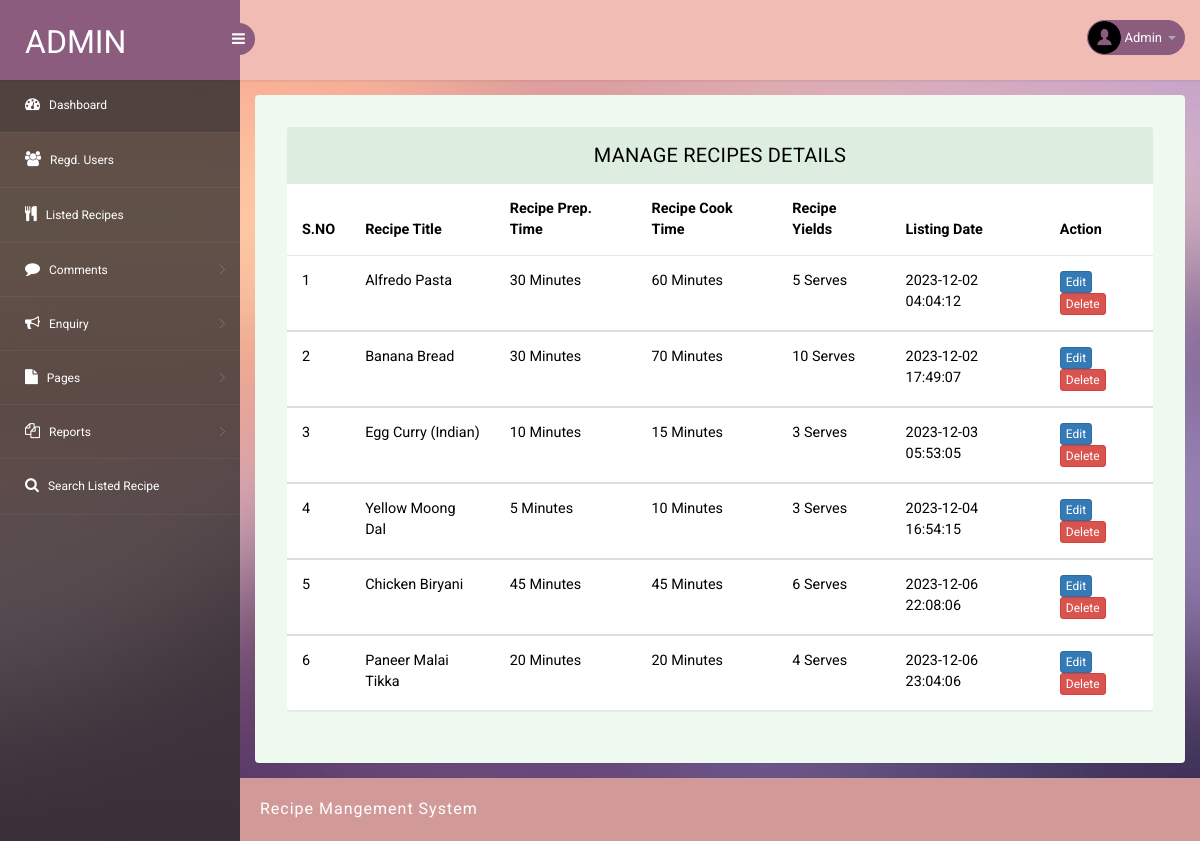
/admin/listed-recipes.php (signed in), run on the app's committed database.
### tables this page shows
CREATE TABLE `tblrecipes` (
  `id` int(11) NOT NULL,
  `userId` int(11) DEFAULT NULL,
  `recipeTitle` varchar(255) DEFAULT NULL,
  `recipePrepTime` int(11) DEFAULT NULL,
  `recipeCookTime` int(11) DEFAULT NULL,
  `recipeYields` int(11) DEFAULT NULL,
  `recipeIngredients` mediumtext DEFAULT NULL,
  `recipeDescription` mediumtext DEFAULT NULL,
  `recipePicture` varchar(255) DEFAULT NULL,
  `postingDate` timestamp NULL DEFAULT current_timestamp()
);

### admin/listed-recipes.php (the view, shortened to what this page needs)
<?php   session_start();
include('../includes/dbconnection.php');
if (strlen($_SESSION['frsaid']==0)) {
  header('location:logout.php');
  } else{
?>
<!DOCTYPE html>
<head>
<link rel="stylesheet" href="css/bootstrap.min.css" >
<link href="css/style.css" rel='stylesheet' type='text/css' />
<link href="css/style-responsive.css" rel="stylesheet"/>
<link rel="stylesheet" href="css/font.css" type="text/css"/>
<link href="css/font-awesome.css" rel="stylesheet">
</head>
<body>
<section id="container">
<?php include_once('includes/header.php');?>
<?php include_once('includes/sidebar.php');?>
<section id="main-content">
	<section class="wrapper">
		<div class="table-agile-info">
 <div class="panel panel-default">
    <div class="panel-heading">
    Manage Recipes Details
    </div>
    <div>
      <table class="table" ui-jq="footable" ui-options='{
        "paging": {
          "enabled": true
        },
        "filtering": {
          "enabled": true
        },
        "sorting": {
          "enabled": true
        }}'>
        <thead>
          <tr>
            <th data-breakpoints="xs">S.NO</th>
            <th>Recipe Title</th>
            <th>Recipe Prep. Time</th>
            <th>Recipe Cook Time</th>
            <th>Recipe Yields</th>
            <th>Listing Date</th>
            <th data-breakpoints="xs">Action</th>
          </tr>
        </thead>
        <?php
$ret=mysqli_query($con,"select * from  tblrecipes");
$cnt=1;
while ($row=mysqli_fetch_array($ret)) {
?>
        <tbody>
          <tr data-expanded="true">
            <td><?php echo $cnt;?></td>
            <td><?php  echo $row['recipeTitle'];?></td>
            <td><?php  echo $row['recipePrepTime'];?> Minutes</td>
              <td><?php  echo $row['recipeCookTime'];?> Minutes</td>
              <td><?php  echo $row['recipeYields'];?> Serves</td>
                  <td><?php  echo $row['postingDate'];?></td>
                  <td><a href="edit-recipe.php?recipeid=<?php echo $row['id'];?>" class="btn btn-primary btn-xs">Edit</a>
                    <a href="manage-food-details.php?action=delete&&bsid=<?php echo $row['ID']; ?>"  title="Delete this record" onclick="return confirm('Do you really want to delete this record?');" class="btn btn-danger btn-xs">Delete </a>
                </tr>
                <?php
$cnt=$cnt+1;
}?>
 </tbody>
            </table>
    </div>
  </div>
</div>
</section>
		 <?php include_once('includes/footer.php');?>
</section>
</section>
</body>
</html>
<?php }  ?>

### admin/includes/header.php (shortened to what this page needs)
<?php
include('includes/dbconnection.php');
?>
<header class="header fixed-top clearfix">
<div class="brand">
    <a href="dashboard.php" class="logo">
        Admin
    </a>
    <div class="sidebar-toggle-box">
        <div class="fa fa-bars"></div>
    </div>
</div>
<div class="top-nav clearfix">
    <ul class="nav pull-right top-menu">
        <li class="dropdown">
            <a data-toggle="dropdown" class="dropdown-toggle" href="#">
                <?php
$adid=$_SESSION['frsaid'];
$ret=mysqli_query($con,"select AdminName from tbladmin where ID='$adid'");
$row=mysqli_fetch_array($ret);
$name=$row['AdminName'];
?>
                <img alt="" src="images/2.png">
                <span class="username"><?php echo $name; ?></span>
                <b class="caret"></b>
            </a>
        </li>
    </ul>
</div>
</header>

### admin/css/style.css (style rules this page uses)
ul, ol { margin: 0; }
html, body { font-family: 'Roboto', sans-serif; font-size: 100%; overflow-x: hidden; background: url(../images/bg.jpg) no-repeat 0px 0px; background-size:cover; }
body a { transition: 0.5s all ease; -webkit-transition: 0.5s all ease; -moz-transition: 0.5s all ease; -o-transition: 0.5s all ease; -ms-transition: 0.5s all ease; text-decoration:none; }
ul,label { margin:0; padding:0; }
#main-content { margin-left:240px; -webkit-transition:all .3s ease-in-out; -moz-transition:all .3s ease-in-out; -o-transition:all .3s ease-in-out; transition:all .3s ease-in-out; }
.header { left:0; right:0; z-index:1002; background:rgb(240, 188, 180); -webkit-transition:all .3s ease-in-out; -moz-transition:all .3s ease-in-out; -o-transition:all .3s ease-in-out; transition:all .3s ease-in-out; }
.fixed-top { position:fixed; box-shadow:1px 0 3px rgba(0,0,0,.15); }
.wrapper { display:inline-block; margin-top:80px; padding:15px; width:100%; }
.brand { background:#8b5c7e; float:left; width:240px; height:80px; position:relative; }
a.logo { font-size:32px; color:#fff; float:left; margin:20px 0 0 25px; text-transform:uppercase; }
#top_menu .nav>li,ul.top-menu>li { float:left; }
ul.top-menu { margin-right:15px; margin-top: 0; }
ul.top-menu > li > a { color: #fff; font-size: 16px; background: #8b5c7e; padding: 4px 8px; margin-right: 15px; border-radius: 50%; -webkit-border-radius: 50%; padding-right: 8px !important; }
.top-nav { margin-top:20px; }
.top-nav img { border-radius:50%; -webkit-border-radius:50%; width:33px; }
.top-nav .username { font-size:13px; color:#fff; }
.top-nav ul.top-menu>li>a { border-radius: 100px; -webkit-border-radius: 100px; padding: 0px; background: none; margin-right: 0; border: 1px solid #8b5c7e; background: #8b5c7e; }
.top-nav ul.top-menu>li { margin-left:10px; }
.top-nav .nav .caret { border-bottom-color:#A4AABA; border-top-color:#A4AABA; }
.sidebar-toggle-box { float:left; margin-top:23px; margin-left:-15px; background:#8b5c7e; border-radius:50%; -webkit-border-radius:50%; width:32px; height:32px; position:absolute; right:-15px; }
.sidebar-toggle-box .fa-bars { cursor:pointer; display:inline-block; font-size:15px; padding:8px 8px 8px 9px; color:#fff; }
.panel-heading { position: relative; height: 57px; line-height: 57px; letter-spacing: 0.2px; color: #000; font-size: 18px; font-weight: 400; padding: 0 16px; background:#ddede0; border-top-right-radius: 2px; border-top-left-radius: 2px; text-transform: uppercase; text-align: center; }
.panel { border: none ! important; }
.table>thead>tr>th { border-bottom: 1px solid #e1ab91 ! important; }
.table>tbody>tr>td, .table>tbody>tr>th, .table>tfoot>tr>td, .table>tfoot>tr>th, .table>thead>tr>td, .table>thead>tr>th { border-bottom: 1px solid #e9e9e9 ! important; }
.table > thead > tr > th, .table > tbody > tr > th, .table > tfoot > tr > th, .table > thead > tr > td, .table > tbody > tr > td, .table > tfoot > tr > td { border-top: none !important; }
.table td, .table>tbody>tr>td, .table>tbody>tr>th, .table>tfoot>tr>td, .table>tfoot>tr>th, .table>thead>tr>td, .table>thead>tr>th { padding: 15px!important; }
.table > thead > tr > th, .table > tbody > tr > th, .table > tfoot > tr > th, .table > thead > tr > td, .table > tbody > tr > td, .table > tfoot > tr > td { font-size: 0.9em; color: #000; border-top: none !important; }
.table-agile-info { background: #eef9f0; padding: 2em; border-radius: 4px; -webkit-box-shadow: 0 1px 1px rgba(0,0,0,.05); box-shadow: 0 1px 1px rgba(0,0,0,.05); }
.panel-default>.panel-heading { color: #000000 ! important; background-color: #ddede0 ! important; border-color: #ddede0 ! important; font-size: 20px; }

### data on the page
tblrecipes: recipeTitle "Alfredo Pasta", recipePrepTime "30", recipeCookTime "60", recipeYields "5", postingDate "2023-12-02 04:04:12"
tblrecipes: recipeTitle "Banana Bread", recipePrepTime "30", recipeCookTime "70", recipeYields "10", postingDate "2023-12-02 17:49:07"
tblrecipes: recipeTitle "Egg Curry (Indian)", recipePrepTime "10", recipeCookTime "15", recipeYields "3", postingDate "2023-12-03 05:53:05"
tblrecipes: recipeTitle "Yellow Moong Dal", recipePrepTime "5", recipeCookTime "10", recipeYields "3", postingDate "2023-12-04 16:54:15"
tblrecipes: recipeTitle "Chicken Biryani", recipePrepTime "45", recipeCookTime "45", recipeYields "6", postingDate "2023-12-06 22:08:06"
tblrecipes: recipeTitle "Paneer Malai Tikka", recipePrepTime "20", recipeCookTime "20", recipeYields "4", postingDate "2023-12-06 23:04:06"

### other printed values
$name "Admin"
